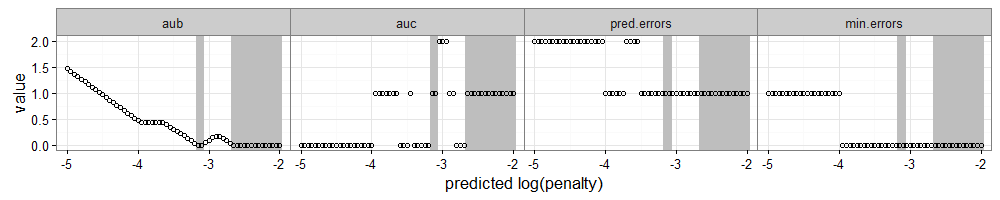

Recreate this plot in R.
source("packages.R")

data(neuroblastomaProcessed, package="penaltyLearning")

counts <- neuroblastomaProcessed$errors[, {
  diff.tab <- table(factor(diff(errors), c("-1", "0", "1")))
  L <- as.list(diff.tab)
  size <- max.log.lambda-min.log.lambda
  for(fun.name in c("min", "max")){
    fun <- get(fun.name)
    L[[paste0(fun.name, ".size")]] <- min(size[errors==fun(errors)])
  }
  L$mean.size <- with(L, (min.size+max.size)/2)
  L
}, by=list(profile.id, chromosome)]
two.changes <- counts[1 < `-1` | 1 < `1`]
two.changes <- counts[order(-`-1`, -`1`, -mean.size)][profile.id != 481][2:3]
two.changes[, panel := paste0(
  ifelse(`-1`==2, "p", "n"), #positive or negative label
  profile.id, ".", chromosome)]
some.err <- neuroblastomaProcessed$errors[two.changes, on=list(
  profile.id, chromosome)]
err.sizes <- c(
  fp=3,
  fn=2,
  errors=1)
err.colors <- c(
  fp="red",
  fn="deepskyblue",
  errors="black")
some.err.tall <- melt(
  some.err,
  measure.vars=names(err.colors))
ggplot()+
  theme_bw()+
  theme(panel.margin=grid::unit(0, "lines"))+
  facet_grid(profile.id + chromosome ~ .)+
  geom_segment(aes(
    min.log.lambda, value,
    xend=max.log.lambda, yend=value,
    color=variable, size=variable),
    data=some.err.tall)+
  scale_y_continuous(
    "errors",
    breaks=c(0,1),
    limits=c(-0.2, 1.2))+
  scale_color_manual(values=err.colors)+
  scale_size_manual(values=err.sizes)

grid.by <- 0.05
pred.wide <- data.table(expand.grid(
  p4.2=seq(0, 3, by=grid.by),
  n513.3=seq(-5, -2, by=grid.by)))
mvars <- paste(names(pred.wide))
pred.wide[, combo.i := 1:.N]
pred.tall <- melt(
  pred.wide,
  id.vars="combo.i",
  measure.vars=mvars,
  variable.name="panel",
  value.name="pred.log.lambda")[two.changes, nomatch=0L, on=list(panel)]
aub.dt <- pred.tall[order(combo.i)][, {
  L <- penaltyLearning::ROChange(some.err, .SD, "panel")
  roc.dt <- data.table(L$roc)
  roc.dt[, min.fp.fn := ifelse(fp<fn, fp, fn)]
  roc.dt[, width.thresh := max.thresh-min.thresh]
  aub <- roc.dt[!(width.thresh==Inf & min.fp.fn==0), sum(min.fp.fn*width.thresh)]
  pred.errors <- L$thresholds[threshold=="predicted", errors]
  min.errors <- L$thresholds[threshold=="min.error", errors]
  data.table(aub, auc=L$auc, pred.errors, min.errors)
}, by=list(combo.i)]

metrics.tall <- melt(
  aub.dt,
  measure.vars=c("aub", "auc", "pred.errors", "min.errors")
)[pred.wide, on=list(combo.i)]

gg <- ggplot()+
  theme_bw()+
  theme(panel.margin=grid::unit(0, "lines"))+
  facet_grid(. ~ variable)+
  geom_tile(aes(
    p4.2, n513.3, fill=value),
    data=metrics.tall)+
  scale_fill_gradient2(low="blue", high="red")+
  coord_equal()
png("figure-aub-convexity-heatmap.png", 6, 6, units="in", res=100)
print(gg)
dev.off()

p0 <- metrics.tall[p4.2==2]
vline.dt <- p0[variable=="aub" & value==0, list(n513.3)]
gg <- ggplot()+
  theme_bw()+
  theme(panel.margin=grid::unit(0, "lines"))+
  facet_grid(. ~ variable)+
  geom_vline(aes(
    xintercept=n513.3),
    color="grey",
    size=2,
    data=vline.dt)+
  geom_point(aes(
    n513.3, value),
    shape=1,
    data=p0)+
  xlab("predicted log(penalty)")
png("figure-aub-convexity.png", 10, 2, units="in", res=100)
print(gg)
dev.off()
